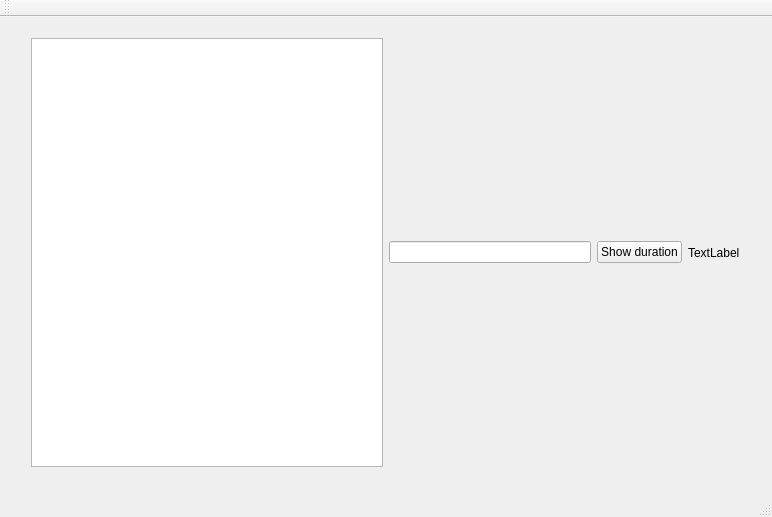
<?xml version="1.0" encoding="UTF-8"?>
<ui version="4.0">
 <class>TaskManagerClass</class>
 <widget class="QMainWindow" name="TaskManagerClass">
  <property name="geometry">
   <rect>
    <x>0</x>
    <y>0</y>
    <width>772</width>
    <height>517</height>
   </rect>
  </property>
  <property name="windowTitle">
   <string>TaskManager</string>
  </property>
  <widget class="QWidget" name="centralWidget">
   <widget class="QWidget" name="layoutWidget">
    <property name="geometry">
     <rect>
      <x>20</x>
      <y>10</y>
      <width>731</width>
      <height>451</height>
     </rect>
    </property>
    <layout class="QHBoxLayout" name="horizontalLayout_2">
     <item>
      <widget class="QListWidget" name="listWidget"/>
     </item>
     <item>
      <layout class="QHBoxLayout" name="horizontalLayout">
       <item>
        <widget class="QLineEdit" name="lineEdit"/>
       </item>
       <item>
        <widget class="QPushButton" name="pushButton">
         <property name="text">
          <string>Show duration</string>
         </property>
        </widget>
       </item>
       <item>
        <widget class="QLabel" name="label">
         <property name="text">
          <string>TextLabel</string>
         </property>
        </widget>
       </item>
      </layout>
     </item>
    </layout>
   </widget>
  </widget>
  <widget class="QMenuBar" name="menuBar">
   <property name="geometry">
    <rect>
     <x>0</x>
     <y>0</y>
     <width>772</width>
     <height>21</height>
    </rect>
   </property>
  </widget>
  <widget class="QToolBar" name="mainToolBar">
   <attribute name="toolBarArea">
    <enum>TopToolBarArea</enum>
   </attribute>
   <attribute name="toolBarBreak">
    <bool>false</bool>
   </attribute>
  </widget>
  <widget class="QStatusBar" name="statusBar"/>
 </widget>
 <layoutdefault spacing="6" margin="11"/>
 <resources>
  <include location="TaskManager.qrc"/>
 </resources>
 <connections/>
</ui>
